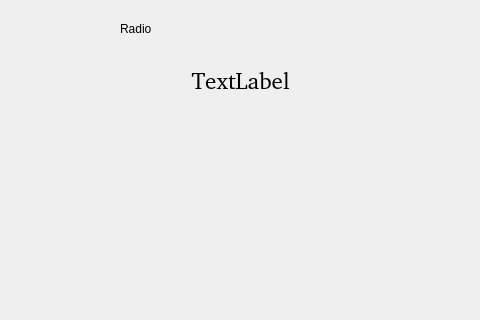
<?xml version="1.0" encoding="UTF-8"?>
<ui version="4.0">
 <class>RadioWindow</class>
 <widget class="QWidget" name="RadioWindow">
  <property name="geometry">
   <rect>
    <x>0</x>
    <y>0</y>
    <width>480</width>
    <height>320</height>
   </rect>
  </property>
  <property name="windowTitle">
   <string>Form</string>
  </property>
  <widget class="QLabel" name="label">
   <property name="geometry">
    <rect>
     <x>120</x>
     <y>20</y>
     <width>59</width>
     <height>17</height>
    </rect>
   </property>
   <property name="text">
    <string>Radio</string>
   </property>
  </widget>
  <widget class="QLabel" name="lblStationname">
   <property name="geometry">
    <rect>
     <x>30</x>
     <y>60</y>
     <width>421</width>
     <height>41</height>
    </rect>
   </property>
   <property name="font">
    <font>
     <family>Noto Sans [unknown]</family>
     <pointsize>17</pointsize>
    </font>
   </property>
   <property name="text">
    <string>TextLabel</string>
   </property>
   <property name="alignment">
    <set>Qt::AlignCenter</set>
   </property>
  </widget>
 </widget>
 <resources/>
 <connections/>
</ui>
